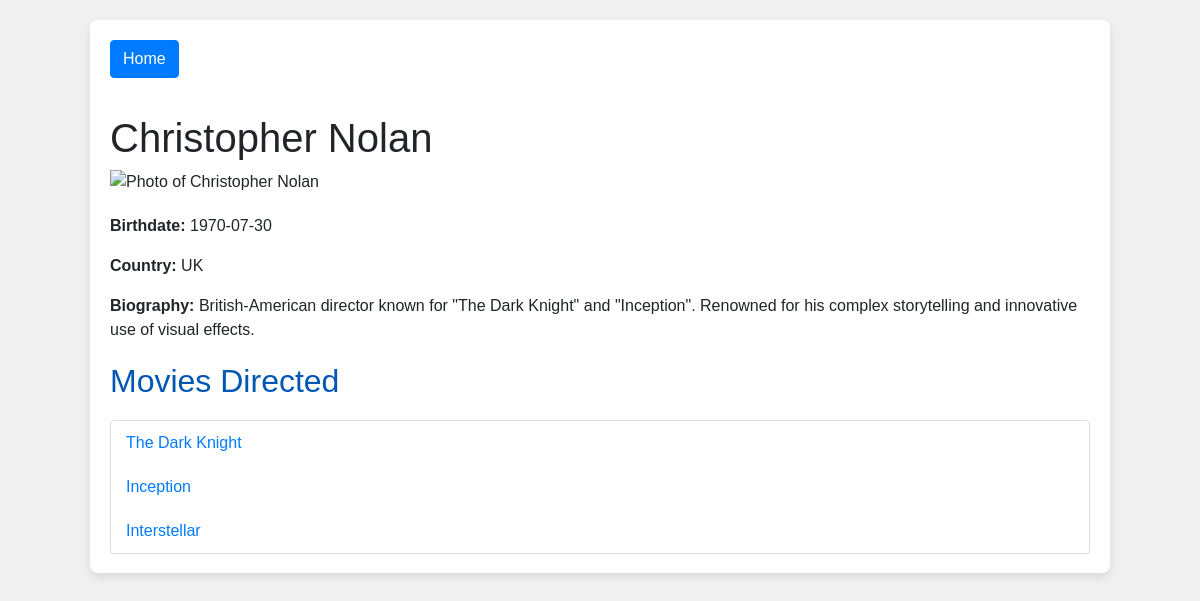
Screenshot of /director.php?id=4 (signed in) with the database file from the repository.
### tables this page shows
CREATE TABLE `directors` (
  `DirectorID` int(11) NOT NULL,
  `Name` varchar(255) NOT NULL,
  `Birthdate` date DEFAULT NULL,
  `Country` varchar(100) DEFAULT NULL,
  `Biography` text DEFAULT NULL,
  `PhotoURL` varchar(255) DEFAULT NULL
);

CREATE TABLE `movies` (
  `MovieID` int(11) NOT NULL,
  `Title` varchar(255) NOT NULL,
  `ReleaseDate` date DEFAULT NULL,
  `Genre` varchar(100) DEFAULT NULL,
  `Duration` int(11) DEFAULT NULL,
  `Country` varchar(100) DEFAULT NULL,
  `Language` varchar(100) DEFAULT NULL,
  `Plot` text DEFAULT NULL,
  `PosterURL` varchar(255) DEFAULT NULL
);

### director.php (the view, shortened to what this page needs)
<?php
require_once 'db_connect.php';
$director_id = isset($_GET['id']) ? intval($_GET['id']) : 0;
$director_query = "SELECT * FROM directors WHERE DirectorID = ?";
$stmt = $conn->prepare($director_query);
$stmt->bind_param("i", $director_id);
$stmt->execute();
$director = $stmt->get_result()->fetch_assoc();
$movies_query = "SELECT m.* FROM movies m JOIN movie_directors md ON m.MovieID = md.MovieID WHERE md.DirectorID = ?";
$stmt = $conn->prepare($movies_query);
$stmt->bind_param("i", $director_id);
$stmt->execute();
$movies_result = $stmt->get_result();
$movies = $movies_result->fetch_all(MYSQLI_ASSOC);
?>
<!DOCTYPE html>
<html lang="en">
<head>
    <link rel="stylesheet" href="https://maxcdn.bootstrapcdn.com/bootstrap/4.5.2/css/bootstrap.min.css">
</head>
<body>
    <div class="container">
        <a href="account.php" class="btn btn-primary mb-3">Home</a>
        <div class="info">
            <h1><?php echo htmlspecialchars($director['Name']); ?></h1>
            <img src="<?php echo htmlspecialchars($director['PhotoURL']); ?>" alt="Photo of <?php echo htmlspecialchars($director['Name']); ?>">
            <p><strong>Birthdate:</strong> <?php echo htmlspecialchars($director['Birthdate']); ?></p>
            <p><strong>Country:</strong> <?php echo htmlspecialchars($director['Country']); ?></p>
            <p><strong>Biography:</strong> <?php echo htmlspecialchars($director['Biography']); ?></p>
        </div>
        <div class="info">
            <h2>Movies Directed</h2>
            <ul class="list-group">
                <?php foreach ($movies as $movie) : ?>
                    <li class="list-group-item"><a href="movie_detail.php?id=<?php echo $movie['MovieID']; ?>"><?php echo htmlspecialchars($movie['Title']); ?></a></li>
                <?php endforeach; ?>
            </ul>
        </div>
    </div>
</body>
</html>

### director.php (style rules this page uses)
body { font-family: 'Arial', sans-serif; background-color: #f0f0f0; }
.container { width: 85%; margin: 20px auto; background: #fff; padding: 20px; box-shadow: 0 4px 8px rgba(0, 0, 0, 0.1); border-radius: 8px; }
.info, .list-group { margin-top: 20px; }
.info h2 { color: #0056b3; }
.info img { max-width: 100%; height: auto; margin-bottom: 20px; }
.list-group-item { position: relative; display: block; padding: 10px 15px; margin-bottom: -1px; background-color: #fff; border: 1px solid #ddd; }

### rows the page displays
directors: Name "Christopher Nolan", Birthdate "1970-07-30", Country "UK", Biography "British-American director known for \"The Dark Knight\" and \"Inception\". Renowned for his complex storytelling and innovative use of visual effects."
movies: Title "The Dark Knight"
movies: Title "Inception"
movies: Title "Interstellar"
